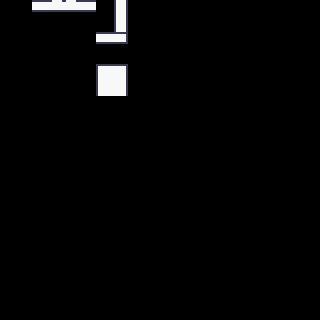

This game map was drawn from its Tiled (.tmx) file and the tilesets committed beside it. A one-line description and the full map source follow:
An orthogonal 10x10 tile map with 32x32 px tiles, 2 tile layers (Ground, Walls), 2 tilesets and 3 objects (2x terminal, spawn).

<map version="1.10" tiledversion="1.11.2" orientation="orthogonal" renderorder="right-down" width="10" height="10" tilewidth="32" tileheight="32" infinite="0" nextlayerid="4" nextobjectid="4">
 <tileset firstgid="1" name="ext_terrains" tilewidth="32" tileheight="32" tilecount="2368" columns="32">
  <image source="../../../assets/images/tilesets/ext_terrains.png" width="1024" height="2368" />
 </tileset>
 <tileset firstgid="2369" name="room_builder_office" tilewidth="32" tileheight="32" tilecount="224" columns="16">
  <image source="../../../assets/images/tilesets/room_builder_office.png" width="512" height="448" />
 </tileset>
 <layer id="1" name="Ground" width="10" height="10">
  <data encoding="csv">
1,1,1,1,1,1,1,1,1,1,
1,1,1,1,65,65,1,1,1,1,
1,1,1,1,65,65,1,1,1,1,
1,1,1,1,65,65,1,1,1,1,
1,65,65,65,65,65,65,65,65,1,
1,65,65,65,65,65,65,65,65,1,
1,1,1,1,65,65,1,1,1,1,
1,1,1,1,65,65,1,1,1,1,
1,1,1,1,65,65,1,1,1,1,
1,1,1,1,1,1,1,1,1,1
</data>
 </layer>
 <layer id="2" name="Walls" width="10" height="10">
  <data encoding="csv">
2369,2370,2371,2372,0,0,0,0,0,0,
2385,0,0,2388,0,0,0,0,0,0,
2401,0,0,2404,0,0,0,0,0,0,
0,0,0,0,0,0,0,0,0,0,
0,0,0,0,0,0,0,0,0,0,
0,0,0,0,0,0,0,0,0,0,
0,0,0,0,0,0,0,0,0,0,
0,0,0,0,0,0,0,0,0,0,
0,0,0,0,0,0,0,0,0,0,
0,0,0,0,0,0,0,0,0,0
</data>
 </layer>
 <objectgroup id="3" name="Objects">
  <object id="1" name="Player Start" type="spawn" x="160" y="160" />
  <object id="2" name="Coding Station" type="terminal" x="64" y="64" />
  <object id="3" name="Coding Station 2" type="terminal" x="256" y="256" />
 </objectgroup>
</map>
